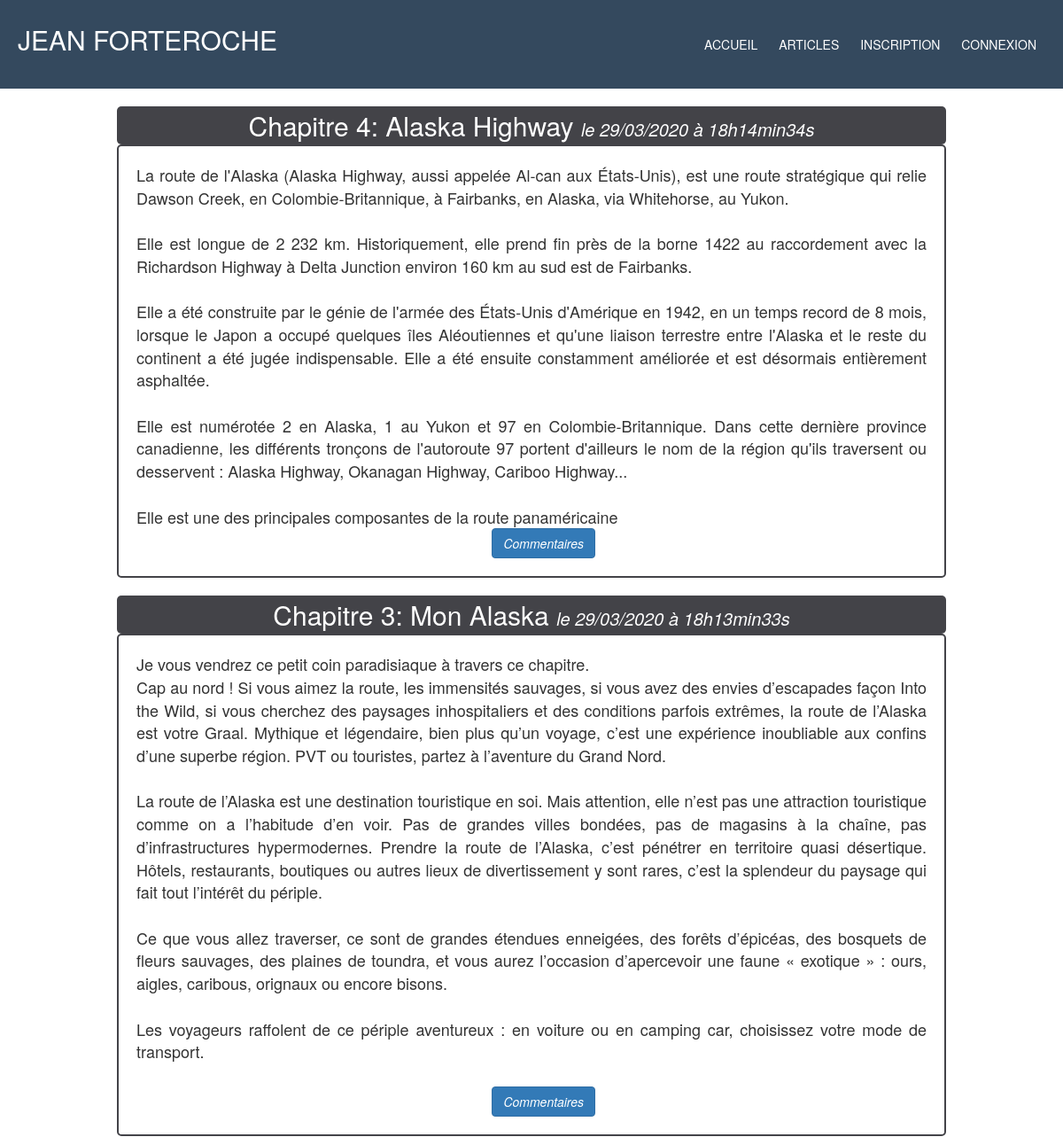
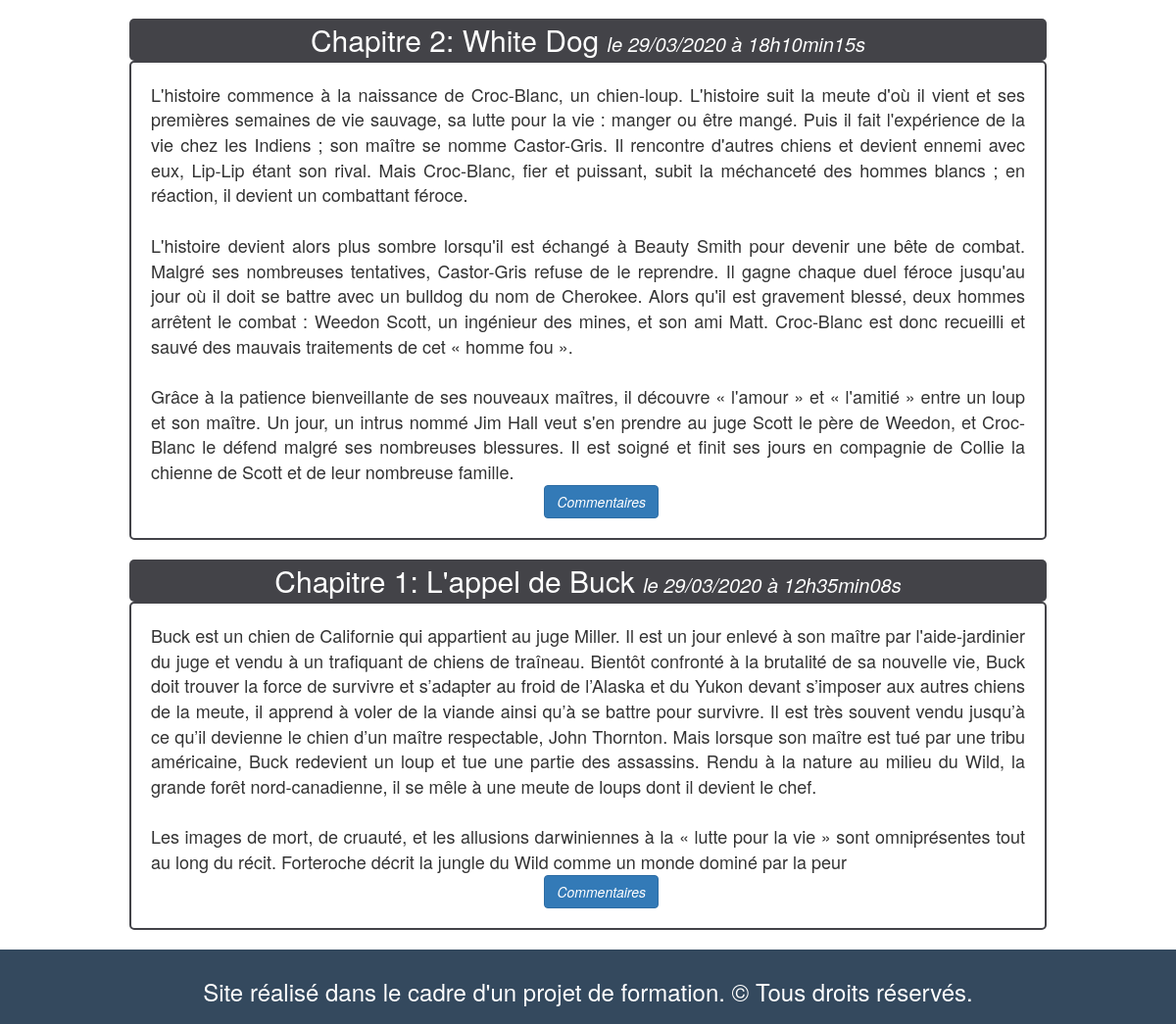
/index.php?action=listPosts, run on the app's committed database (2 pictures, top to bottom).
### tables this page shows
CREATE TABLE IF NOT EXISTS `posts` (
  `post_id` int(11) NOT NULL AUTO_INCREMENT,
  `title` varchar(255) NOT NULL,
  `content` text NOT NULL,
  `creation_date` datetime NOT NULL,
  PRIMARY KEY (`post_id`)
);

### model/PostManager.php (called while the page is built, shortened)
<?php
class PostManager extends Manager
{
    public function getPosts()
    {
        $db = $this->dbConnect();
        $req = $db->query('SELECT post_id, title, content, DATE_FORMAT(creation_date, \'%d/%m/%Y à %Hh%imin%ss\') AS creation_date_fr FROM posts ORDER BY creation_date DESC LIMIT 0, 5');
        return $req;
    }
}

### controller/frontend.php (called while the page is built, shortened)
<?php
require_once('model/PostManager.php');
function listPosts()
{
    $postManager = new PostManager();
    $posts = $postManager->getPosts();
    require('view/frontend/listPostsView.php');
}

### view/frontend/listPostsView.php (the view, shortened to what this page needs)
<?php
while ($data = $posts->fetch())
{
?>
    <div id="news">
        <h2>
            <?= htmlspecialchars($data['title']) ?>
            <em>le <?= $data['creation_date_fr'] ?></em>
        </h2>
        <p>
            <?= nl2br(htmlspecialchars($data['content'])) ?>
            <br />
            <a href="index.php?action=chapitre&amp;id=<?= $data['post_id'] ?>" class="btn btn-primary"><em>Commentaires</em></a>
        </p>
    </div>
<?php
}
?>
<?php require('view/frontend/template.php'); ?>

### public/css/style.css (style rules this page uses)
body { margin: 0px; padding: 0px; font-family: 'Roboto', sans-serif; }
h1, h2 { text-align:center; }
p { text-align:center; font-size: 18px; }
#news h2 { background-color:#434348; border-radius: 5px; padding: 5px; color:white; font-size:30px; margin-bottom:0px; }
h2 em { font-size: 20px; }
#news p { border: 2px solid #434348; border-radius: 5px; margin-top:0px; text-align: justify; font-size: 18px; padding: 20px; }
#news { width:80%; margin:auto; }
#news a { top: 0px; margin-left: 45%; }
a { text-decoration: none; color: blue; }

### data on the page
posts: title "Chapitre 4: Alaska Highway", creation_date_fr "29/03/2020 à 18h14min34s", content "La route de l'Alaska (Alaska Highway, aussi appelée Al-can aux États-Unis), est une route stratégique qui relie Dawson Creek, en Colombie-Britannique, à Fairbanks, en Alaska, via Whitehorse, au Yukon. Elle est longue de 2 232 km. Historiquement, elle prend fin près de la borne 1422 au raccordement avec la Richardson Highway à Delta Junction environ 160 km au sud est de Fairbanks. Elle a été construite par le génie de l'armée des États-Unis d'Amérique en 1942, en un temps record de 8 mois, lorsque le Japon a occupé quelques îles Aléoutiennes et qu'une liaison terrestre entre l'Alaska et le reste du continent a été jugée indispensable. Elle a été ensuite constamment améliorée et est désormais…"
posts: title "Chapitre 3: Mon Alaska", creation_date_fr "29/03/2020 à 18h13min33s", content "Je vous vendrez ce petit coin paradisiaque à travers ce chapitre. Cap au nord ! Si vous aimez la route, les immensités sauvages, si vous avez des envies d’escapades façon Into the Wild, si vous cherchez des paysages inhospitaliers et des conditions parfois extrêmes, la route de l’Alaska est votre Graal. Mythique et légendaire, bien plus qu’un voyage, c’est une expérience inoubliable aux confins d’une superbe région. PVT ou touristes, partez à l’aventure du Grand Nord. La route de l’Alaska est une destination touristique en soi. Mais attention, elle n’est pas une attraction touristique comme on a l’habitude d’en voir. Pas de grandes villes bondées, pas de magasins à la chaîne, pas…"
posts: title "Chapitre 2: White Dog", creation_date_fr "29/03/2020 à 18h10min15s", content "L'histoire commence à la naissance de Croc-Blanc, un chien-loup. L'histoire suit la meute d'où il vient et ses premières semaines de vie sauvage, sa lutte pour la vie : manger ou être mangé. Puis il fait l'expérience de la vie chez les Indiens ; son maître se nomme Castor-Gris. Il rencontre d'autres chiens et devient ennemi avec eux, Lip-Lip étant son rival. Mais Croc-Blanc, fier et puissant, subit la méchanceté des hommes blancs ; en réaction, il devient un combattant féroce. L'histoire devient alors plus sombre lorsqu'il est échangé à Beauty Smith pour devenir une bête de combat. Malgré ses nombreuses tentatives, Castor-Gris refuse de le reprendre. Il gagne chaque duel féroce jusqu'au…"
posts: title "Chapitre 1: L'appel de Buck", creation_date_fr "29/03/2020 à 12h35min08s", content "Buck est un chien de Californie qui appartient au juge Miller. Il est un jour enlevé à son maître par l'aide-jardinier du juge et vendu à un trafiquant de chiens de traîneau. Bientôt confronté à la brutalité de sa nouvelle vie, Buck doit trouver la force de survivre et s’adapter au froid de l’Alaska et du Yukon devant s’imposer aux autres chiens de la meute, il apprend à voler de la viande ainsi qu’à se battre pour survivre. Il est très souvent vendu jusqu’à ce qu’il devienne le chien d’un maître respectable, John Thornton. Mais lorsque son maître est tué par une tribu américaine, Buck redevient un loup et tue une partie des assassins. Rendu à la nature au milieu du Wild, la grande forêt…"
